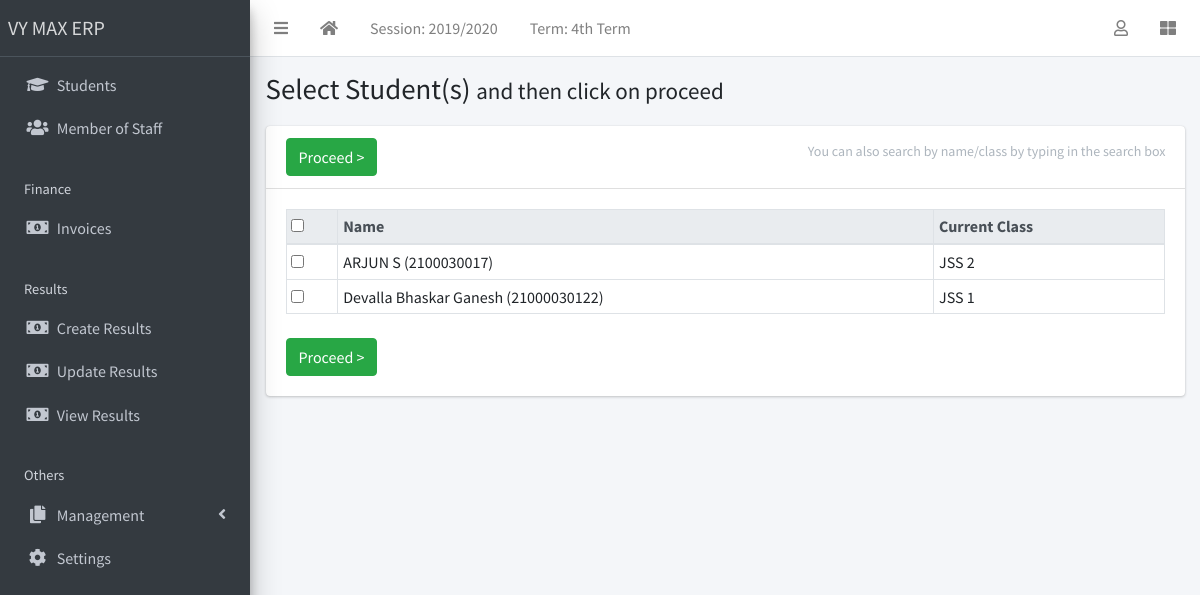
The page /result/create/ (signed in) on the database its author committed.
### apps/corecode/models.py (models this page shows, shortened)
class AcademicSession(models.Model):
    name = models.CharField(max_length=200, unique=True)
    current = models.BooleanField(default=True)
    class Meta:
        ordering = ["-name"]

class AcademicTerm(models.Model):
    name = models.CharField(max_length=20, unique=True)
    current = models.BooleanField(default=True)
    class Meta:
        ordering = ["name"]

class StudentClass(models.Model):
    name = models.CharField(max_length=200, unique=True)
    class Meta:
        verbose_name = "Class"
        verbose_name_plural = "Classes"
        ordering = ["name"]
    def __str__(self):
        return self.name

### apps/students/models.py (models this page shows, shortened)
class Student(models.Model):
    STATUS_CHOICES = [("active", "Active"), ("inactive", "Inactive")]
    GENDER_CHOICES = [("male", "Male"), ("female", "Female")]
    current_status = models.CharField(
        max_length=10, choices=STATUS_CHOICES, default="active"
    )
    registration_number = models.CharField(max_length=200, unique=True)
    surname = models.CharField(max_length=200)
    firstname = models.CharField(max_length=200)
    other_name = models.CharField(max_length=200, blank=True)
    gender = models.CharField(max_length=10, choices=GENDER_CHOICES, default="male")
    date_of_birth = models.DateField(default=timezone.now)
    current_class = models.ForeignKey(
        StudentClass, on_delete=models.SET_NULL, blank=True, null=True
    )
    date_of_admission = models.DateField(default=timezone.now)
    mobile_num_regex = RegexValidator(
        regex="^[0-9]{10,15}$", message="Entered mobile number isn't in a right format!"
    )
    parent_mobile_number = models.CharField(
        validators=[mobile_num_regex], max_length=13, blank=True
    )
    address = models.TextField(blank=True)
    others = models.TextField(blank=True)
    passport = models.ImageField(blank=True, upload_to="students/passports/")
    class Meta:
        ordering = ["surname", "firstname", "other_name"]
    def __str__(self):
        return f"{self.surname} {self.firstname} {self.other_name} ({self.registration_number})"

### apps/result/views.py (the view, shortened to what this page needs)
# urls.py: path("create/", create_result, name="create-result"),
@login_required
def create_result(request):
    students = Student.objects.all()
    return render(request, "result/create_result.html", {"students": students})

### apps/corecode/context_processors.py (called while the page is built)
def site_defaults(request):
    current_session = AcademicSession.objects.get(current=True)
    current_term = AcademicTerm.objects.get(current=True)
    vals = SiteConfig.objects.all()
    contexts = {
        "current_session": current_session.name,
        "current_term": current_term.name,
    }
    for val in vals:
        contexts[val.key] = val.value
    return contexts

### apps/result/templates/result/create_result.html (shortened to what this page needs)
{% extends 'base.html' %}
{% block title %}
  Select Student(s) <span class="small">and then click on proceed</span>
{% endblock title %}
{% block content-header %}
  <form method="POST">
  <div class="card-header">
    <h3 class="card-title">
      <input type="submit" class="btn btn-success" value="Proceed >">
    </h3>
    <div class="card-tools">
      <p class="small btn btn-tool">You can also search by name/class by typing in the search box</p>
    </div>
  </div>
{% endblock content-header %}
{% block content %}
  <table id="studenttable" class="table table-sm table-bordered" data-page-length='100'>
    <thead class="thead-light">
      <tr>
        <th><input type="checkbox" id="selecter"></th>
        <th>Name</th>
        <th>Current Class</th>
      </tr>
    </thead>
    <tbody>
      {% for student in students %}
        <tr>
          <td><input type="checkbox" id="{{ student.id }}" name="students" value="{{ student.id}}"></td>
          <td>{{student}} </td>
          <td>{{student.current_class}}</td>
        </tr>
      {% endfor %}
    </tbody>
  </table>
  <input type="submit" class="btn btn-success mt-2" value="Proceed >">
</form>
{% endblock content %}

### templates/base.html (shortened to what this page needs)
{% load static %}
<!DOCTYPE html>
<html lang="en">
<head>
  <link rel="stylesheet" href="{% static 'plugins/fontawesome-free/css/all.min.css' %}">
  <link rel="stylesheet" href="{% static 'plugins/toastr/toastr.min.css' %}">
  <link rel="stylesheet"
    href="{% static 'plugins/overlayScrollbars/css/OverlayScrollbars.min.css' %}">
  <link rel="stylesheet" href="{% static 'plugins/Datatables/datatables.min.css' %}" />
  <link rel="stylesheet" href="{% static 'dist/css/adminlte.min.css' %}">
</head>
<body
  class="hold-transition sidebar-mini layout-fixed layout-navbar-fixed layout-footer-fixed">
  <div class="wrapper">
    <nav class="main-header navbar navbar-expand navbar-white navbar-light">
      <ul class="navbar-nav">
        <li class="nav-item">
          <a class="nav-link" data-widget="pushmenu" href="#" role="button"><i
              class="fas fa-bars"></i></a>
        </li>
        <li class="nav-item d-none d-sm-inline-block">
          <a href="{% url 'home' %} " class="nav-link"><i class="fa fa-home"></i></a>
        </li>
        <li class="nav-item d-none d-sm-inline-block">
          <a href="{% url 'current-session' %}" class="nav-link">Session: {{ current_session }}</a>
        </li>
        <li class="nav-item d-none d-sm-inline-block">
          <a href="{% url 'current-session' %}" class="nav-link">Term: {{ current_term }}</a>
        </li>
      </ul>
      <ul class="navbar-nav ml-auto">
        <li class="nav-item dropdown">
          <a class="nav-link" data-toggle="dropdown" href="#">
            <i class="far fa-user"></i>
          </a>
        </li>
        <li class="nav-item">
          <a class="nav-link" data-widget="control-sidebar" data-slide="true"
            href="#" role="button"><i class="fas fa-th-large"></i></a>
        </li>
      </ul>
    </nav>
    <aside class="main-sidebar sidebar-dark-primary elevation-4">
      <a href="{% url 'home' %}" class="brand-link">VY MAX ERP</a>
      <div class="sidebar">
        <nav class="mt-2">
          <ul class="nav nav-pills nav-sidebar flex-column"
            data-widget="treeview" role="menu" data-accordion="false">
            <li class="nav-item">
              <a href="{% url 'student-list' %}" class="nav-link">
                <i class="nav-icon fas fa-graduation-cap"></i>
                <p>
                  Students
                </p>
              </a>
            </li>
            <li class="nav-item">
              <a href="{% url 'staff-list' %}" class="nav-link">
                <i class="nav-icon fas fa-users"></i>
                <p>
                  Member of Staff
                </p>
              </a>
            </li>
            <li class="nav-header">Finance</li>
            <li class="nav-item">
              <a href="{% url 'invoice-list' %}" class="nav-link">
                <i class="nav-icon fas fa-money-bill-alt"></i>
                <p>
                  Invoices
                </p>
              </a>
            </li>
            <li class="nav-header">Results</li>
            <li class="nav-item">
              <a href="{% url 'create-result' %}" class="nav-link">
                <i class="nav-icon fas fa-money-bill-alt"></i>
                <p>
                  Create Results
                </p>
              </a>
            </li>
            <li class="nav-item">
              <a href="{% url 'edit-results' %}" class="nav-link">
                <i class="nav-icon fas fa-money-bill-alt"></i>
                <p>
                  Update Results
                </p>
              </a>
            </li>
            <li class="nav-item">
              <a href="{% url 'view-results' %}" class="nav-link">
                <i class="nav-icon fas fa-money-bill-alt"></i>
                <p>
                  View Results
                </p>
              </a>
            </li>
            <li class="nav-header">Others</li>
            <li class="nav-item has-treeview">
              <a href="#" class="nav-link">
                <i class="nav-icon fas fa-copy"></i>
                <p>
                  Management
                  <i class="fas fa-angle-left right"></i>
                </p>
              </a>
            </li>
            <li class="nav-item">
              <a href="{% url 'configs' %}" class="nav-link">
                <i class="nav-icon fas fa-cog"></i>
                <p>
                  Settings
                </p>
              </a>
            </li>
          </ul>
        </nav>
      </div>
    </aside>
    <div class="content-wrapper">
      <section class="content-header">
        <div class="container-fluid">
          <div class="row mb-1">
            <div class="col-sm-8">
              <h1>{% block title %}{% endblock title %}</h1>
            </div>
            <div class="col-sm-4">
            </div>
          </div>
        </div>
      </section>
      <section class="content">
        <div class="container-fluid">
          <div class="row">
            <div class="col-md-12">
              {% block fullcard %}
              <div class="card">
                {% block content-header %}{% endblock content-header %}
                <div class="card-body">
                  <div class="row">
                    <div class="col">
                      {% block content %}
                      {% endblock content %}
                    </div>
                  </div>
                </div>
              </div>
              {% endblock fullcard %}
            </div>
          </div>
</body>
</html>

### rows shown on the page
AcademicSession: name "2019/2020"
AcademicTerm: name "4th Term"
Student: surname+firstname+other_name "ARJUN S (2100030017)", current_class "JSS 2"
Student: surname+firstname+other_name "Devalla Bhaskar Ganesh (21000030122)", current_class "JSS 1"
